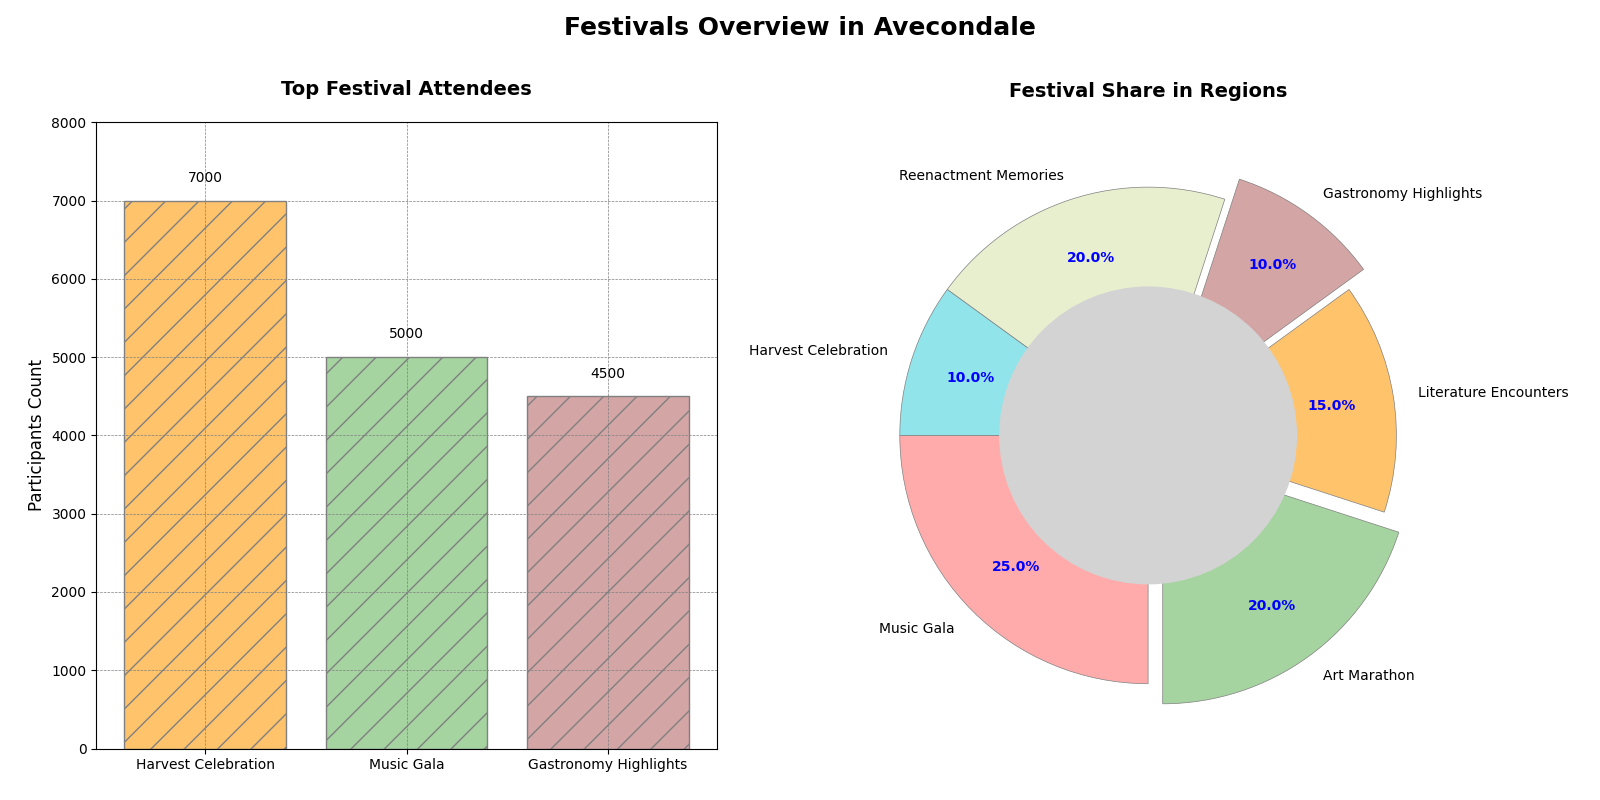

Reproduce this figure in Python.
import matplotlib.pyplot as plt

# Data for the bar chart
festival_names = ['Harvest Celebration', 'Music Gala', 'Gastronomy Highlights']
participants = [7000, 5000, 4500]
bar_colors = ['#FFC36C', '#A5D4A0', '#D4A5A5']

# Data for the pie chart
festival_labels = ['Music Gala', 'Art Marathon', 'Literature Encounters', 'Gastronomy Highlights', 'Reenactment Memories', 'Harvest Celebration']
festival_distribution = [25, 20, 15, 10, 20, 10]
festival_colors = ['#FFABAB', '#A5D4A0', '#FFC36C', '#D4A5A5', '#E7EFCF', '#92E4EB']
explode = (0, 0.1, 0, 0.1, 0, 0)

fig, ax = plt.subplots(1, 2, figsize=(16, 8))

# Sorted bar chart
bars = ax[0].bar(festival_names, participants, color=bar_colors, edgecolor='grey', hatch='/')
for bar in bars:
    yval = bar.get_height()
    ax[0].text(bar.get_x() + bar.get_width()/2, yval + 200, int(yval), ha='center', va='bottom', fontsize=10)

ax[0].set_title("Top Festival Attendees", fontsize=14, fontweight='bold', pad=20)
ax[0].set_ylabel("Participants Count", fontsize=12)
ax[0].set_ylim(0, 8000)
ax[0].grid(True, which='both', linestyle='--', linewidth=0.5, color='grey')

# Pie chart
wedges, texts, autotexts = ax[1].pie(
    festival_distribution, 
    labels=festival_labels, 
    colors=festival_colors, 
    explode=explode, 
    autopct='%1.1f%%', 
    startangle=180, 
    pctdistance=0.75, 
    wedgeprops=dict(edgecolor='grey', linewidth=0.5),
    shadow=False
)
plt.setp(autotexts, size=10, weight="bold", color='blue')
plt.setp(texts, size=10)

centre_circle = plt.Circle((0, 0), 0.60, fc='lightgrey')
fig.gca().add_artist(centre_circle)

ax[1].set_title("Festival Share in Regions", fontsize=14, fontweight='bold', pad=20)

fig.suptitle("Festivals Overview in Avecondale", fontsize=18, fontweight='bold')

plt.tight_layout(pad=2)
plt.show()
